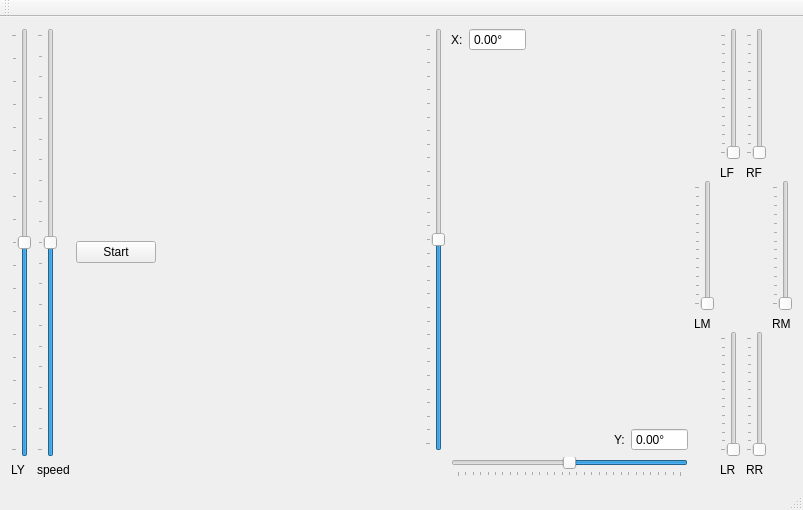
<?xml version="1.0" encoding="UTF-8"?>
<ui version="4.0">
 <class>ControllerClass</class>
 <widget class="QMainWindow" name="ControllerClass">
  <property name="geometry">
   <rect>
    <x>0</x>
    <y>0</y>
    <width>803</width>
    <height>510</height>
   </rect>
  </property>
  <property name="windowTitle">
   <string>Controller</string>
  </property>
  <widget class="QWidget" name="centralWidget">
   <layout class="QGridLayout" name="gridLayout_3">
    <item row="0" column="0">
     <layout class="QVBoxLayout" name="verticalLayout">
      <item>
       <widget class="QSlider" name="sLY">
        <property name="minimum">
         <number>-90</number>
        </property>
        <property name="maximum">
         <number>90</number>
        </property>
        <property name="value">
         <number>0</number>
        </property>
        <property name="orientation">
         <enum>Qt::Vertical</enum>
        </property>
        <property name="tickPosition">
         <enum>QSlider::TicksAbove</enum>
        </property>
        <property name="tickInterval">
         <number>10</number>
        </property>
       </widget>
      </item>
      <item>
       <widget class="QLabel" name="label">
        <property name="text">
         <string>LY</string>
        </property>
       </widget>
      </item>
     </layout>
    </item>
    <item row="0" column="1">
     <layout class="QVBoxLayout" name="verticalLayout_3">
      <item>
       <widget class="QSlider" name="sSpeed">
        <property name="minimum">
         <number>-100</number>
        </property>
        <property name="maximum">
         <number>100</number>
        </property>
        <property name="orientation">
         <enum>Qt::Vertical</enum>
        </property>
        <property name="tickPosition">
         <enum>QSlider::TicksAbove</enum>
        </property>
        <property name="tickInterval">
         <number>10</number>
        </property>
       </widget>
      </item>
      <item>
       <widget class="QLabel" name="label_3">
        <property name="text">
         <string>speed</string>
        </property>
       </widget>
      </item>
     </layout>
    </item>
    <item row="0" column="2">
     <widget class="QPushButton" name="bStart">
      <property name="text">
       <string>Start</string>
      </property>
     </widget>
    </item>
    <item row="0" column="3">
     <spacer name="horizontalSpacer">
      <property name="orientation">
       <enum>Qt::Horizontal</enum>
      </property>
      <property name="sizeHint" stdset="0">
       <size>
        <width>223</width>
        <height>20</height>
       </size>
      </property>
     </spacer>
    </item>
    <item row="0" column="4">
     <layout class="QGridLayout" name="gridLayout_2">
      <item row="0" column="0" rowspan="3">
       <widget class="QSlider" name="sAngleX">
        <property name="minimum">
         <number>-150</number>
        </property>
        <property name="maximum">
         <number>150</number>
        </property>
        <property name="orientation">
         <enum>Qt::Vertical</enum>
        </property>
        <property name="tickPosition">
         <enum>QSlider::TicksAbove</enum>
        </property>
       </widget>
      </item>
      <item row="0" column="1">
       <layout class="QHBoxLayout" name="horizontalLayout_2">
        <item>
         <widget class="QLabel" name="label_9">
          <property name="text">
           <string>X:</string>
          </property>
         </widget>
        </item>
        <item>
         <widget class="QDoubleSpinBox" name="sbAngleX">
          <property name="buttonSymbols">
           <enum>QAbstractSpinBox::NoButtons</enum>
          </property>
          <property name="suffix">
           <string>°</string>
          </property>
          <property name="minimum">
           <double>-100.000000000000000</double>
          </property>
         </widget>
        </item>
        <item>
         <spacer name="horizontalSpacer_3">
          <property name="orientation">
           <enum>Qt::Horizontal</enum>
          </property>
          <property name="sizeHint" stdset="0">
           <size>
            <width>40</width>
            <height>20</height>
           </size>
          </property>
         </spacer>
        </item>
       </layout>
      </item>
      <item row="1" column="1">
       <spacer name="verticalSpacer_7">
        <property name="orientation">
         <enum>Qt::Vertical</enum>
        </property>
        <property name="sizeHint" stdset="0">
         <size>
          <width>20</width>
          <height>40</height>
         </size>
        </property>
       </spacer>
      </item>
      <item row="2" column="1">
       <layout class="QHBoxLayout" name="horizontalLayout">
        <item>
         <spacer name="horizontalSpacer_2">
          <property name="orientation">
           <enum>Qt::Horizontal</enum>
          </property>
          <property name="sizeHint" stdset="0">
           <size>
            <width>40</width>
            <height>20</height>
           </size>
          </property>
         </spacer>
        </item>
        <item>
         <widget class="QLabel" name="label_10">
          <property name="text">
           <string>Y:</string>
          </property>
         </widget>
        </item>
        <item>
         <widget class="QDoubleSpinBox" name="sbAngleY">
          <property name="buttonSymbols">
           <enum>QAbstractSpinBox::NoButtons</enum>
          </property>
          <property name="suffix">
           <string>°</string>
          </property>
          <property name="minimum">
           <double>-100.000000000000000</double>
          </property>
         </widget>
        </item>
       </layout>
      </item>
      <item row="3" column="1">
       <widget class="QSlider" name="sAngleY">
        <property name="minimum">
         <number>-150</number>
        </property>
        <property name="maximum">
         <number>150</number>
        </property>
        <property name="orientation">
         <enum>Qt::Horizontal</enum>
        </property>
        <property name="invertedAppearance">
         <bool>true</bool>
        </property>
        <property name="invertedControls">
         <bool>false</bool>
        </property>
        <property name="tickPosition">
         <enum>QSlider::TicksBelow</enum>
        </property>
        <property name="tickInterval">
         <number>0</number>
        </property>
       </widget>
      </item>
     </layout>
    </item>
    <item row="0" column="5">
     <layout class="QGridLayout" name="gridLayout">
      <item row="0" column="0">
       <spacer name="verticalSpacer_3">
        <property name="orientation">
         <enum>Qt::Vertical</enum>
        </property>
        <property name="sizeHint" stdset="0">
         <size>
          <width>20</width>
          <height>40</height>
         </size>
        </property>
       </spacer>
      </item>
      <item row="0" column="1" rowspan="2">
       <layout class="QVBoxLayout" name="verticalLayout_4">
        <item>
         <widget class="QSlider" name="sSensorLF">
          <property name="maximum">
           <number>1300</number>
          </property>
          <property name="orientation">
           <enum>Qt::Vertical</enum>
          </property>
          <property name="tickPosition">
           <enum>QSlider::TicksAbove</enum>
          </property>
          <property name="tickInterval">
           <number>100</number>
          </property>
         </widget>
        </item>
        <item>
         <widget class="QLabel" name="label_4">
          <property name="text">
           <string>LF</string>
          </property>
         </widget>
        </item>
       </layout>
      </item>
      <item row="0" column="2" rowspan="2">
       <layout class="QVBoxLayout" name="verticalLayout_6">
        <item>
         <widget class="QSlider" name="sSensorRF">
          <property name="maximum">
           <number>1300</number>
          </property>
          <property name="orientation">
           <enum>Qt::Vertical</enum>
          </property>
          <property name="tickPosition">
           <enum>QSlider::TicksAbove</enum>
          </property>
          <property name="tickInterval">
           <number>100</number>
          </property>
         </widget>
        </item>
        <item>
         <widget class="QLabel" name="label_6">
          <property name="text">
           <string>RF</string>
          </property>
         </widget>
        </item>
       </layout>
      </item>
      <item row="0" column="3">
       <spacer name="verticalSpacer_4">
        <property name="orientation">
         <enum>Qt::Vertical</enum>
        </property>
        <property name="sizeHint" stdset="0">
         <size>
          <width>20</width>
          <height>40</height>
         </size>
        </property>
       </spacer>
      </item>
      <item row="1" column="0" rowspan="3">
       <layout class="QVBoxLayout" name="verticalLayout_2">
        <item>
         <widget class="QSlider" name="sSensorLM">
          <property name="maximum">
           <number>1300</number>
          </property>
          <property name="orientation">
           <enum>Qt::Vertical</enum>
          </property>
          <property name="tickPosition">
           <enum>QSlider::TicksAbove</enum>
          </property>
          <property name="tickInterval">
           <number>100</number>
          </property>
         </widget>
        </item>
        <item>
         <widget class="QLabel" name="label_2">
          <property name="text">
           <string>LM</string>
          </property>
         </widget>
        </item>
       </layout>
      </item>
      <item row="1" column="3" rowspan="3">
       <layout class="QVBoxLayout" name="verticalLayout_8">
        <item>
         <widget class="QSlider" name="sSensorRM">
          <property name="maximum">
           <number>1300</number>
          </property>
          <property name="orientation">
           <enum>Qt::Vertical</enum>
          </property>
          <property name="tickPosition">
           <enum>QSlider::TicksAbove</enum>
          </property>
          <property name="tickInterval">
           <number>100</number>
          </property>
         </widget>
        </item>
        <item>
         <widget class="QLabel" name="label_8">
          <property name="text">
           <string>RM</string>
          </property>
         </widget>
        </item>
       </layout>
      </item>
      <item row="2" column="1">
       <spacer name="verticalSpacer">
        <property name="orientation">
         <enum>Qt::Vertical</enum>
        </property>
        <property name="sizeHint" stdset="0">
         <size>
          <width>20</width>
          <height>40</height>
         </size>
        </property>
       </spacer>
      </item>
      <item row="2" column="2">
       <spacer name="verticalSpacer_2">
        <property name="orientation">
         <enum>Qt::Vertical</enum>
        </property>
        <property name="sizeHint" stdset="0">
         <size>
          <width>20</width>
          <height>40</height>
         </size>
        </property>
       </spacer>
      </item>
      <item row="3" column="1" rowspan="2">
       <layout class="QVBoxLayout" name="verticalLayout_5">
        <item>
         <widget class="QSlider" name="sSensorLR">
          <property name="maximum">
           <number>1300</number>
          </property>
          <property name="orientation">
           <enum>Qt::Vertical</enum>
          </property>
          <property name="tickPosition">
           <enum>QSlider::TicksAbove</enum>
          </property>
          <property name="tickInterval">
           <number>100</number>
          </property>
         </widget>
        </item>
        <item>
         <widget class="QLabel" name="label_5">
          <property name="text">
           <string>LR</string>
          </property>
         </widget>
        </item>
       </layout>
      </item>
      <item row="3" column="2" rowspan="2">
       <layout class="QVBoxLayout" name="verticalLayout_7">
        <item>
         <widget class="QSlider" name="sSensorRR">
          <property name="maximum">
           <number>1300</number>
          </property>
          <property name="orientation">
           <enum>Qt::Vertical</enum>
          </property>
          <property name="tickPosition">
           <enum>QSlider::TicksAbove</enum>
          </property>
          <property name="tickInterval">
           <number>100</number>
          </property>
         </widget>
        </item>
        <item>
         <widget class="QLabel" name="label_7">
          <property name="text">
           <string>RR</string>
          </property>
         </widget>
        </item>
       </layout>
      </item>
      <item row="4" column="0">
       <spacer name="verticalSpacer_5">
        <property name="orientation">
         <enum>Qt::Vertical</enum>
        </property>
        <property name="sizeHint" stdset="0">
         <size>
          <width>20</width>
          <height>40</height>
         </size>
        </property>
       </spacer>
      </item>
      <item row="4" column="3">
       <spacer name="verticalSpacer_6">
        <property name="orientation">
         <enum>Qt::Vertical</enum>
        </property>
        <property name="sizeHint" stdset="0">
         <size>
          <width>20</width>
          <height>40</height>
         </size>
        </property>
       </spacer>
      </item>
     </layout>
    </item>
   </layout>
  </widget>
  <widget class="QMenuBar" name="menuBar">
   <property name="geometry">
    <rect>
     <x>0</x>
     <y>0</y>
     <width>803</width>
     <height>21</height>
    </rect>
   </property>
  </widget>
  <widget class="QToolBar" name="mainToolBar">
   <attribute name="toolBarArea">
    <enum>TopToolBarArea</enum>
   </attribute>
   <attribute name="toolBarBreak">
    <bool>false</bool>
   </attribute>
  </widget>
  <widget class="QStatusBar" name="statusBar"/>
 </widget>
 <layoutdefault spacing="6" margin="11"/>
 <resources>
  <include location="controller.qrc"/>
 </resources>
 <connections/>
</ui>
